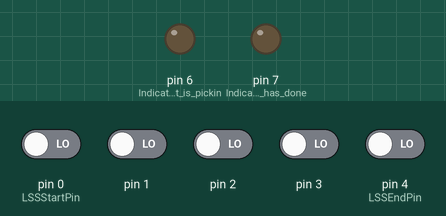
Simulated run of this sketch. Board: Arduino Leonardo, built with avr-gcc and run on an emulated ATmega32U4. Parts: output pins drawn as LEDs (lit = HIGH). Inputs (shaded band) come from the test bench; at power-on: pin 0 (LSSStartPin), pin 1–3, pin 4 (LSSEndPin) LOW. What the sketch prints to the serial monitor is not drawn.

Above: at 1.2 s.
1.3 s: pin 0 (LSSStartPin) driven HIGH and pin 1 driven HIGH and pin 2 driven HIGH and pin 3 driven HIGH and pin 4 (LSSEndPin) driven HIGH
At 1.9 s:
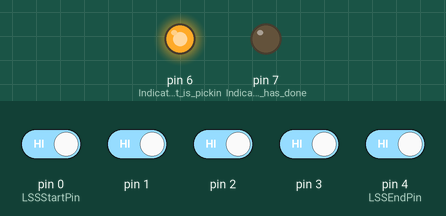
4.3 s: pin 1 driven LOW
At 6.2 s:
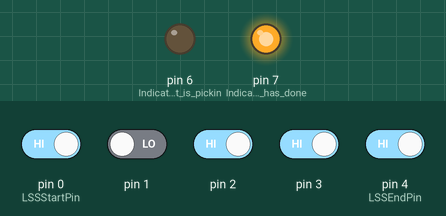
6.8 s: pin 1 driven HIGH
At 7.3 s:
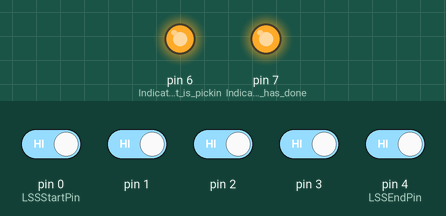
9.8 s: pin 0 (LSSStartPin) driven LOW
At 10.6 s:
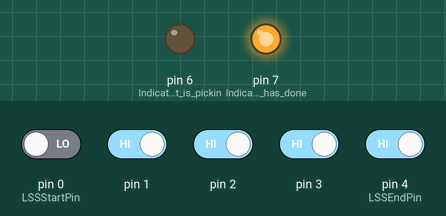
Timing chart, 0 to 12.8 s (numbered marks = the images above; inputs shaded):
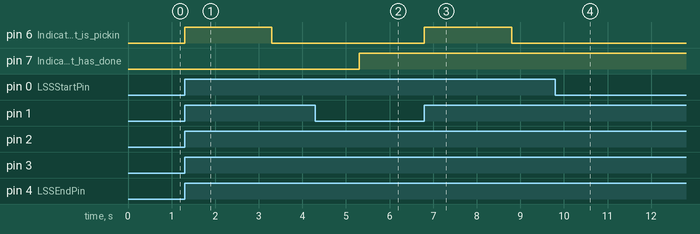

Measured:
- after the input at 1.3 s, pin 6 (Indicates_robot_is_pickin): LOW → HIGH at once, → LOW 2.0 s later
- after the input at 4.3 s, pin 6 (Indicates_robot_is_pickin): stays LOW (without the input it goes to HIGH after 1.0 s)
- after the input at 6.8 s, pin 6 (Indicates_robot_is_pickin): LOW → HIGH at once, → LOW 2.0 s later
- after the input at 9.8 s, pin 6 (Indicates_robot_is_pickin): stops changing and stays LOW

The sketch:

light_sensor.ino
```cpp
// Light Sensor LSS05
// Connect LSS05 O1-05 to Arduino digital pins
// I use 0-4 on Leonardo

// Initate state of LSS05 outputs
int LSS[] = {
  0, 0, 0, 0, 0};

// Start & End pin for LSS05 O1-O5 on Arduino
int LSSStartPin = 0;
int LSSEndPin = 4;

// State to control robot (not sure good idea)
// 0 - Ready
// 1 - Move
// 2 - Pick up ball
// 3 - Drop ball
// 4 - Something is wrong
// 5 - END
int STATE = 0;

void setup() {
  Serial.begin(9600);
}

void loop() {
  axReadLSS();
  axMoveForward() ;
  axPickupBall();
  // Extra simulation
}

// Get the value of LSS05 and assign them to global
void axReadLSS() {
  for(int i = LSSStartPin; i <= LSSEndPin; i ++) {
    pinMode(i, INPUT);
    LSS[i] = digitalRead(i);
  }
}

// Move forward autonomously
void axMoveForward() {
  //   0,1,1,1,0 : move forward
  if(LSS[0] == 0 && LSS[1] == 1 && LSS[2] == 1 && LSS[3] == 1 && LSS[4] == 0) {
    bothWheelsOn();
  }
  else {
    Serial.println("Stop moving");
  }
}

// Pickup the ball
void axPickupBall(){
  pinMode(6, OUTPUT); // Indicates robot is picking up ball
  pinMode(7, OUTPUT); // Indicates robot has done picking up ball and ready to go
  STATE = 2;

  //  1,1,1,1,1 : stop to pick ball
  if(LSS[0] == 1 && LSS[1] == 1 && LSS[2] == 1 && LSS[3] == 1 && LSS[4] == 1) {
    Serial.println("Stop to pick ball");
    digitalWrite(6, HIGH);
    Serial.println("Picking up ball");
    delay(2000);
    digitalWrite(6, LOW);
    Serial.println("Ball has been picked");
    delay(2000);
    digitalWrite(7, HIGH);
    bothWheelsOn();
  }
}

// Simulate both wheels turn on
void bothWheelsOn() {
  Serial.println("Move forward");
  STATE = 1;
}
```
